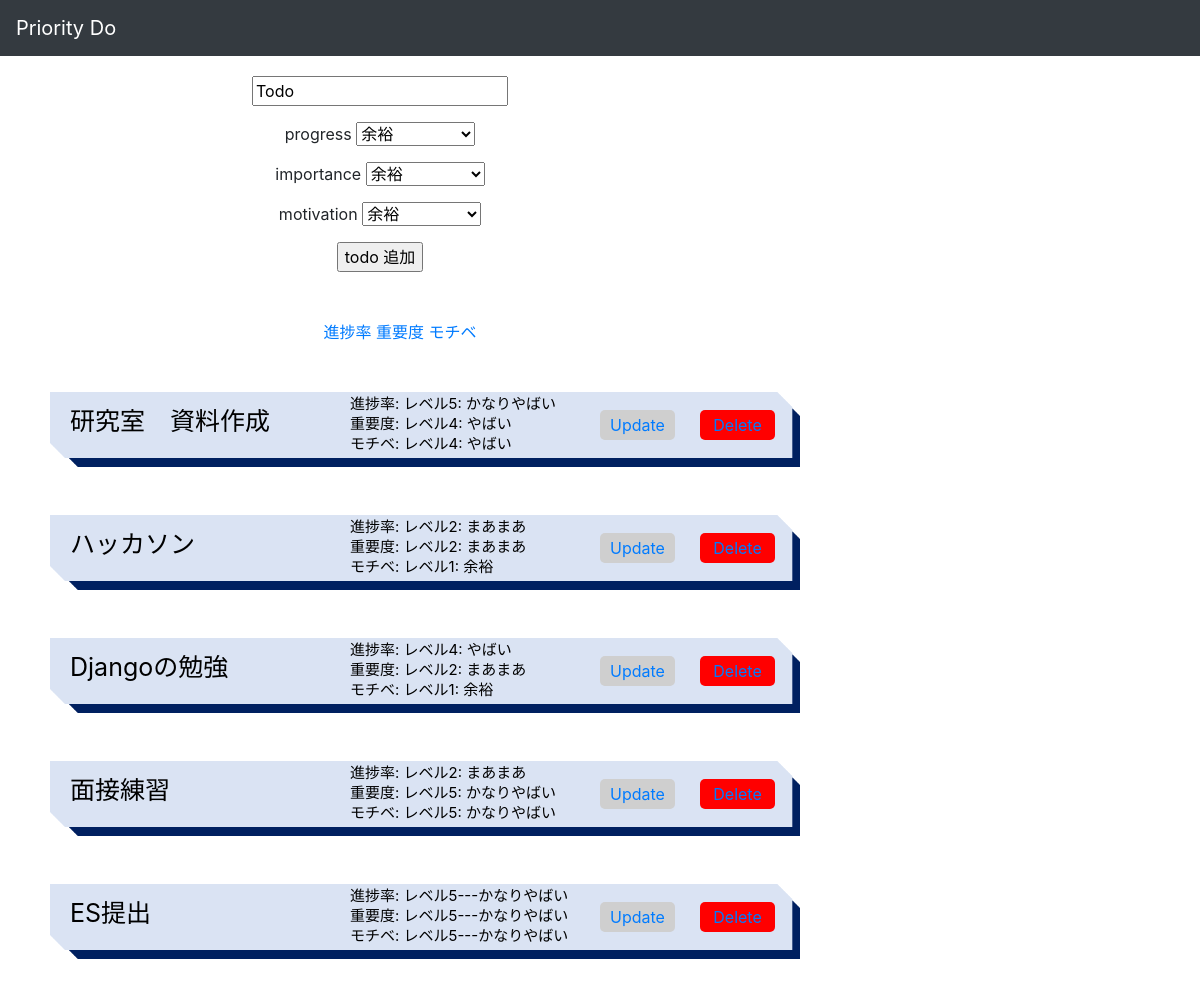
The page / on the database its author committed.
### todo/models.py (models this page shows)
class Todo(models.Model):
    class Meta(object):
        db_table = 'todo'
    priorityList = [
        ("レベル1---余裕", "余裕"),
        ("レベル2---まあまあ", "まあまあ"),
        ("レベル3---ぼちぼち", "ぼちぼち"),
        ("レベル4---やばい", "やばい"),
        ("レベル5---かなりやばい", "かなりやばい")
    ]
    title = models.CharField(verbose_name='todo text', max_length=200, default='Todo')
    completed = models.BooleanField(verbose_name='completed', default=False)
    progress = models.CharField(verbose_name='progress',choices=priorityList, default=1, max_length=20)
    importance = models.CharField(verbose_name='importance',choices=priorityList, default=1, max_length=20)
    motivation = models.CharField(verbose_name='motivation',choices=priorityList, default=1, max_length=20)
    def __str__(self):
        return self.title

### todo/views.py (the view)
# urls.py: path('', views.index, name="list"),
def index(request):
    todo = Todo.objects.all()
    form = TodoForm()
    if request.method == 'POST':
        form = TodoForm(request.POST)
        if form.is_valid():
            form.save()
        return redirect('/')
    context = {'todo': todo, 'form':form}
    return render(request, 'todo/index.html', context)

### todo/forms.py
class TodoForm(forms.ModelForm):
    class Meta:
        model = Todo
        fields = '__all__'

### templates/todo/index.html (shortened to what this page needs)
{% extends "base.html" %}
{% load static %}
{% block content %}
<div style="text-align:center;">
    <head>
        <link rel="stylesheet" href="//../../static/css/bootstrap/css/bootstrap.min.css">
    </head>
    <form method="POST" action="/">
        <div>
            <p>{{form.title}}</p>
            <p>progress {{form.progress}}</p>
            <p>importance {{form.importance}}</p>
            <p>motivation {{form.motivation}}</p>
            <input type="submit" name="Create Todo" value="todo 追加">
        </div>
    </form>
    <br>
    <br>
    <div class='a1'>
        <a href="{% url 'sort_progress' %}">進捗率</a>
        <a href="{% url 'sort_importance' %}">重要度</a>
        <a href="{% url 'sort_motivation' %}">モチベ</a>
    </div>
</div>
<br>
{% for i in todo %}
<div class='a1'>
    <br>
    <img src="/../../static/images/list.png" width="750" height="75"></image>
    {% if i.completed == True %}
    <strike>
        <p class="title">{{i}}</p>
        <p class="progress2">進捗率: {{i.progress}}</p>
        <p class="importance">重要度: {{i.importance}}</p>
        <p class="motivation">モチベ: {{i.motivation}}</p>
    </strike>
    {% else %}
    <span>
        <p class="title">{{i}}</p>
        <p class="progress2">進捗率: {{i.progress}}</p>
        <p class="importance">重要度: {{i.importance}}</p>
        <p class="motivation">モチベ: {{i.motivation}}</p>
    </span>
    {% endif %}
    <p class="update"><a href="{% url 'update_todo' i.id %}">Update</a></p>
    <p class="delete"><a href="{% url 'delete' i.id %}">Delete</a></p>
    <br>
</div>
{% endfor %}
{% endblock content %}

### static/css/style.css (style rules this page uses)
.a1 { margin-left: 50px; }
form { margin-left: 30px; margin-top: 20px; }
body { background-color: #f8d3d3; }
div { width: 700px; position: relative; }
.update { width: 75px; text-align: center; border-radius: 5px; background-color: #cfcfcf; color: #ffffff; padding: 3px; position: absolute; bottom: 35px; right: 75px; }
.delete { width: 75px; text-align: center; border-radius: 5px; background-color: #ff0000; color: #ffffff; padding: 3px; position: absolute; bottom: 35px; right: -25px; }
.title { font-size: 25px; color: #000000; position: absolute; top: 35px; left: 20px; }
.progress2 { font-size: 15px; color: #000000; position: absolute; top: 25px; left: 300px; }
.importance { font-size: 15px; color: #000000; position: absolute; top: 45px; left: 300px; }
.motivation { font-size: 15px; color: #000000; position: absolute; top: 65px; left: 300px; }

### rows shown on the page
Todo: title "研究室 資料作成", progress "レベル5: かなりやばい", importance "レベル4: やばい", motivation "レベル4: やばい"
Todo: title "ハッカソン", progress "レベル2: まあまあ", importance "レベル2: まあまあ", motivation "レベル1: 余裕"
Todo: title "Djangoの勉強", progress "レベル4: やばい", importance "レベル2: まあまあ", motivation "レベル1: 余裕"
Todo: title "面接練習", progress "レベル2: まあまあ", importance "レベル5: かなりやばい", motivation "レベル5: かなりやばい"
Todo: title "ES提出", progress "レベル5---かなりやばい", importance "レベル5---かなりやばい", motivation "レベル5---かなりやばい"
